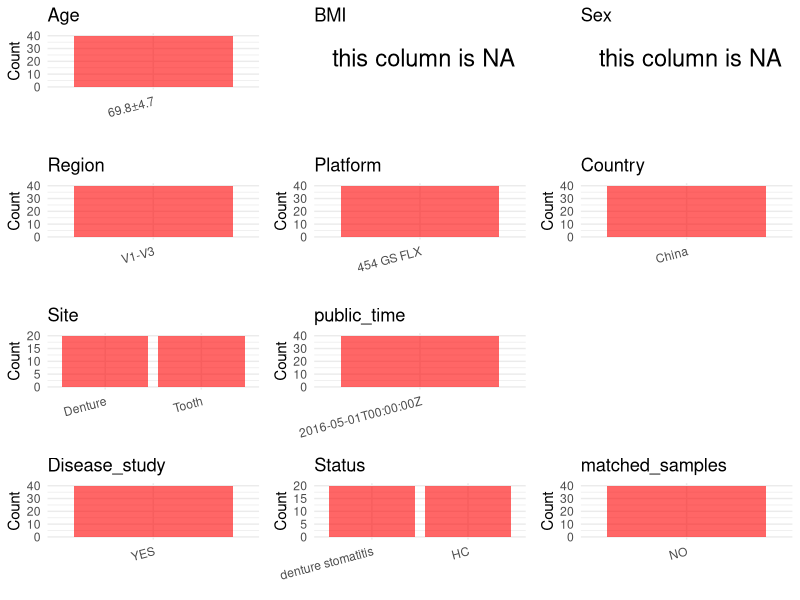

R code for this plot: (Note: this script raises an error after producing the figure.)
## ---- chunk 1
# Load necessary libraries
library(dplyr)
library(ggplot2)
library(cowplot)

# Set working directory (update this path to your local directory)
setwd("D:/oral_project/PRJNA292354")

# Read the initial metadata files
initial_meta<-read.csv("SraRunTable.csv",header = T)

# Combine the two metadata files
#meta <- rbind(initial_meta, initial_meta1)

#Remove entries where Organism is "gut metagenome" (non-oral samples)
#initial_meta <- subset(initial_meta,isolation_source!= "feces")

# Check the number of samples containing "HT" in Sample.Name (e.g., healthy controls)
#nrow(subset(meta, grepl("HT", Sample.Name)))

# Display the first few rows of the metadata
head(initial_meta)
## ---- chunk 2
# Create a uniform metadata dataframe
metadata <- data.frame(
  BioProject = initial_meta$BioProject,
  Run = initial_meta$Run,
  sample_name = initial_meta$Sample.Name,
  Age = "69.8±4.7",
  BMI = NA,
  Sex=NA,
  Region = "V1-V3",
  Platform = initial_meta$Instrument,
  Country = "China",
  Site = initial_meta$isolation_source,
  public_time = initial_meta$ReleaseDate,
  stringsAsFactors = FALSE
)
## ---- chunk 3
# Add information obtained from the publication
metadata$PCR_primers <- "27F-534R"
metadata$title <- "The Denture-Associated Oral Microbiome in Health and Stomatitis"
#metadata<-subset(uniform_meta,Site!="feces")
metadata$Disease_study <- "YES"
# Assign disease status based on sample_name patterns
metadata <- metadata %>% 
  mutate(
    Status = ifelse(grepl("healthy", Site), "HC",
             ifelse(grepl("denture stomatitis", Site), "denture stomatitis", 
                    "other"))
  )

metadata <- metadata %>% mutate(Site=case_when(grepl("Denture",Site)~"Denture",grepl("Tooth",Site)~"Tooth"))

#extract subject id by remove prefix of sample_name
metadata$sample_name <- gsub("HD|HT|SD|ST", "", metadata$sample_name)

#get subjects id with Saliva available
#keep_subjects<-subset(metadata,Site %in% c("mouth_buccal","mouth_gum","mouth_saliva","mouth_tongue"))



#remove subjects without Saliva samples
#metadata<-subset(metadata,sample_name %in% keep_subjects$sample_name)
#get subjects sampling counts
#sample_counts <- table(metadata$sample_name)
# Create matched_samples column, any subjects have >=2 samples will be label "YES", otherwise "NO"
#metadata$matched_samples <- ifelse(metadata$sample_name %in% names(sample_counts[sample_counts >= 2]), "YES", "NO")
metadata$matched_samples<-"NO"
## ---- chunk 4
# Check the number of unique runs and sample names
print(paste("Number of unique runs:", length(unique(metadata$Run))))
print(paste("Number of unique sample names:", length(unique(metadata$sample_name))))
## ---- chunk 5
# Select columns for visualization
plot_data <- metadata %>%
  select(-BioProject, -Run, -sample_name, -title,-PCR_primers)

# Function to create simple plots for each column
create_simple_plots <- function(data) {
  plots <- list()
  
  for (col in colnames(data)) {
    # Check if the column is all NA
    if (all(is.na(data[[col]]))) {
      # Create an empty plot with text indicating all NA
      p <- ggplot() +
        annotate("text", x = 0.5, y = 0.5, label = "this column is NA", size = 6) +
        labs(title = col) +
        theme_void()
    } else if (is.numeric(data[[col]])) {
      # Numeric variable: histogram
      p <- ggplot(data, aes(x = .data[[col]])) +
        geom_histogram(fill = "blue", alpha = 0.6, bins = 20, na.rm = TRUE) +
        labs(title = col) +
        theme_minimal()
    } else {
      # Categorical variable: bar plot (remove NA values)
      count_data <- as.data.frame(table(data[[col]], useNA = "ifany"))
      p <- ggplot(count_data, aes(x = reorder(Var1, -Freq), y = Freq)) +
        geom_col(fill = "red", alpha = 0.6) +
        labs(title = col, x = NULL, y = "Count") +
        theme_minimal() +
        theme(axis.text.x = element_text(angle = 15, hjust = 1))
    }
    plots[[col]] <- p
  }
  
  return(plots)
}

# Generate and arrange plots
plots <- create_simple_plots(plot_data)
p<-plot_grid(plots$Age, 
          plots$BMI, 
          plots$Sex, 
          plots$Region, 
          plots$Platform, 
          plots$Country, 
          plots$Site,
          plots$public_time, 
          plots$PCR_primers,
          plots$Disease_study,
          plots$Status,
          plots$matched_samples,# add 
          ncol = 3, align = "hv", axis = "lb")
ggsave("Metadata_Summary.png", plot = p, width = 8, height = 6, dpi = 150)
## ---- chunk 6
knitr::include_graphics("Metadata_Summary.png")
## ---- chunk 7
# Reorder columns to match the desired format
metadata <- metadata[, c(
  "BioProject", "Run", "sample_name", "Age", "BMI", "Sex", 
  "Region", "Platform", "Country", "Site", "public_time", 
  "PCR_primers", "title", "Disease_study", "Status","matched_samples"
)]

# Export the uniform metadata to a CSV file
write.csv(metadata, file = "metadata.csv", quote = FALSE)
head(metadata)
